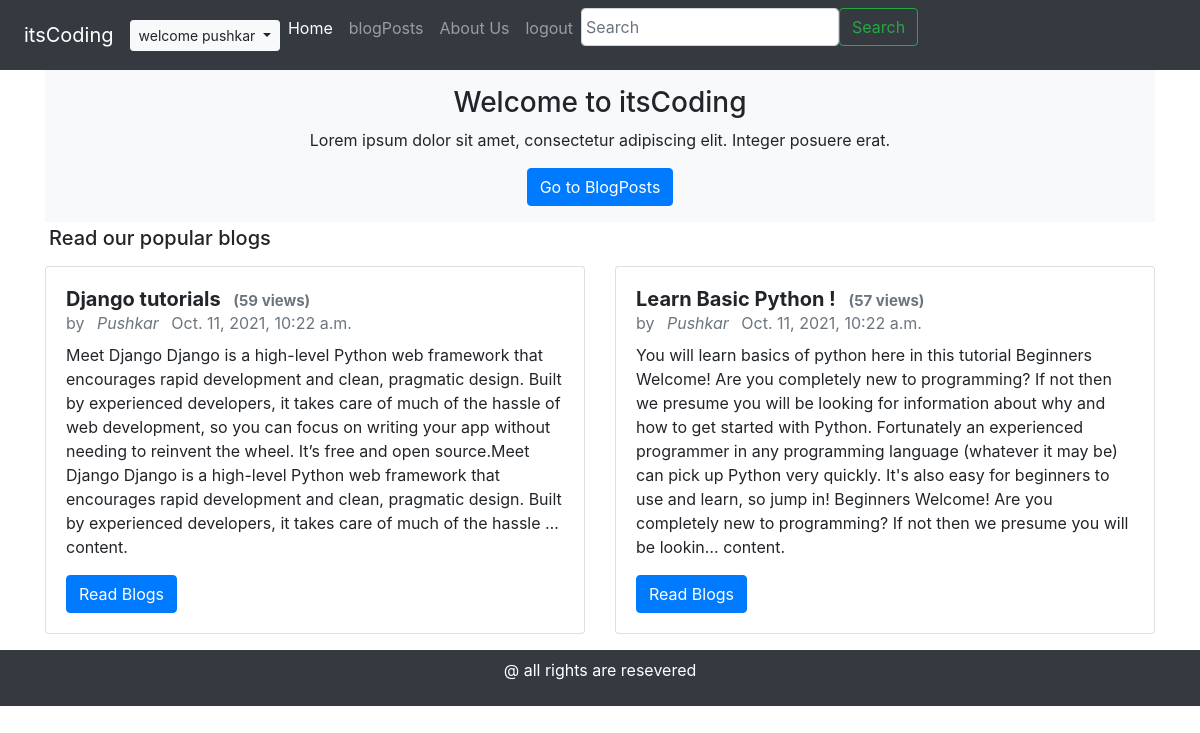
The app's page / (signed in) with its own data.
### blogPost/models.py (models this page shows, shortened)
class Post(models.Model):
        sno=models.AutoField(primary_key=True)
        tittle=models.CharField(max_length=120)
        author=models.CharField(max_length=120)
        content=models.TextField()
        views=models.IntegerField(default=0)
        timestamp=models.DateTimeField(blank=True)
        slug = models.CharField(max_length = 250, null = True, blank = True)

### home/views.py (the view)
# urls.py: path('',views.index,name="index"),
def index(request):
      posts=Post.objects.order_by('-views')
      dict2={'posts':posts,'range':range(0,3)}
      return render(request,'home.html',dict2)

### home/templates/home.html
{% extends 'basic.html' %}
{% block homeactive %} active {% endblock %}
{% block body %}
<body>
  <div class="container">
						<div class="col-12 bg-light text-center p-3">
							<h3>Welcome to itsCoding </h3>
						<p>Lorem ipsum dolor sit amet, consectetur adipiscing elit. Integer posuere erat.</p>
						 <a href="/blog" class="btn btn-primary"> Go to BlogPosts</a>
					 </div>
					 <h5 class="m-1">Read our popular blogs</h5>
       <div class="row my-2">
							{% for post in posts %}
							{% if forloop.counter < 3 %}
						 <div class="col-sm-6 my-2">
											 	<div class="card">
																		<div class="card-body ">
																								<h5 class="card-title mb-0 font-weight-bold ">{{ post.tittle }} <span class="text-muted mb-2 ml-2" style="font-size:15px;">({{post.views}} views)</span> </h5>
																								 <p class="text-muted mb-2"> by <span class="font-italic mx-2"> {{ post.author }}  </span>  {{ post.timestamp }} </p>
																								 <p class="card-text"> {{ post.content | truncatechars:500 }} content.</p>
																								 <a href="blog/{{ post.slug }}" class="btn btn-primary">Read Blogs</a>
																				</div>
														</div>
						 </div>
						 {% endif %}
					{% endfor %}
				</div>
 </div>
</body>
{% endblock %}

### templates/basic.html (shortened to what this page needs)
<html lang="en">
<head>
<link rel="stylesheet" href="https://stackpath.bootstrapcdn.com/bootstrap/4.3.1/css/bootstrap.min.css">
</head>
<header>
		<nav class="navbar navbar-expand-lg navbar-dark bg-dark sticky-top">
		<div>
	  <a class="navbar-brand ml-2" href="#">itsCoding</a>
	  </div>
	  {% if user.is_authenticated %}
	  <div class="dropdown">
	  						<button class="btn btn-sm btn-light dropdown-toggle" type="button" id="dropdownMenuButton" data-toggle="dropdown" aria-haspopup="true" aria-expanded="false"> welcome {{ request.user }} </button>
	  </div>
	  {% else %}
	  <div>
	   <button type="button" class="btn btn-sm btn-primary mr-1" data-toggle="modal" data-target="#loginModal"> login </button>
	   <button type="button" class="btn btn-sm btn-primary" data-toggle="modal" data-target="#sinUpModal"> sinUp </button>
    </div>
    {% endif %}
	  <div class="collapse navbar-collapse" id="navbarNavAltMarkup">
		 	 <div class="navbar-nav">
					 <a class="nav-item nav-link {% block homeactive %}{% endblock %}" href="/">Home </a>
					 <a class="nav-item nav-link {% block blogactive %}{% endblock %}" href="/blog">blogPosts</a>
				  <a class="nav-item nav-link {% block aboutactive %}{% endblock %}" href="/about">About Us</a>
				 {% if user.is_authenticated %}
			   <a class="nav-item nav-link " href="/logout"> logout</a>
			   {% endif %}
	 	  <form action="/search" method="get" class="form-inline">
	 	 		 <input class="p-1 form-control" name="searchs" type="search" placeholder="Search" aria-label="Search">
	 	 		 <button class="btn btn-outline-success my-2 my-sm-0" type="submit">Search</button>
	 	  </form>
			  </div>
	 	 </div>
  </nav>
	</header>
  {% block body%}{% endblock %}
 <footer class="text-center col-12 bg-dark p-2"    >
 			<div class=" text-center  text-white ">
 	    		<p>@ all rights are resevered</p>
 			</div>
 </footer>
</html>

### records on screen
Post: tittle "Django tutorials", views "59", author "Pushkar", timestamp "Oct. 11, 2021, 10:22 a.m.", content "Meet Django Django is a high-level Python web framework that encourages rapid development and clean, pragmatic design. Built by experienced developers, it takes care of much of the hassle of web development, so you can focus on writing your app without needing to reinvent the wheel. It’s free and open source.Meet Django Django is a high-level Python web framework that encourages rapid development and clean, pragmatic design. Built by experienced developers, it takes care of much of the hassle …"
Post: tittle "Learn Basic Python !", views "57", author "Pushkar", timestamp "Oct. 11, 2021, 10:22 a.m.", content "You will learn basics of python here in this tutorial Beginners Welcome! Are you completely new to programming? If not then we presume you will be looking for information about why and how to get started with Python. Fortunately an experienced programmer in any programming language (whatever it may be) can pick up Python very quickly. It's also easy for beginners to use and learn, so jump in! Beginners Welcome! Are you completely new to programming? If not then we presume you will be lookin…"

### other values on screen
{{ request.user }} "pushkar"
